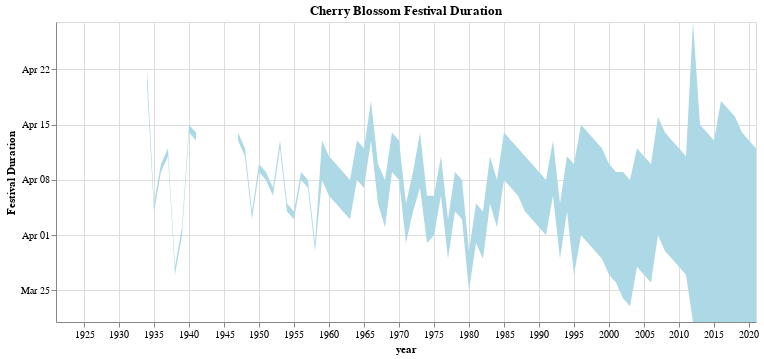

Notebook code cell kept with this figure:
### Code cell
(alt.Chart(df)
 .mark_area(color="lightblue")
 .encode(
     x="year:T",
     y=alt.Y("monthdate(festival_start_date):T", title="Festival Duration"),
     y2="monthdate(festival_end_date):T"
 ).properties(title="Cherry Blossom Festival Duration", width=700)
)

### Figure 1 — Vega-Lite specification as saved in the notebook (floating-point values rounded to 4 significant figures)
{"usermeta": {"embedOptions": {"theme": "quartz"}}, "config": {"view": {"continuousWidth": 400, "continuousHeight": 300}}, "data": {"name": "data-c7364feae540cafd67dadcd6ebe11504"}, "mark": {"type": "area", "color": "lightblue"}, "encoding": {"x": {"type": "temporal", "field": "year"}, "y": {"type": "temporal", "field": "festival_start_date", "timeUnit": "monthdate", "title": "Festival Duration"}, "y2": {"field": "festival_end_date", "timeUnit": "monthdate"}}, "title": "Cherry Blossom Festival Duration", "width": 700, "$schema": "https://vega.github.io/schema/vega-lite/v4.8.1.json", "datasets": {"data-c7364feae540cafd67dadcd6ebe11504": [{"year": "1921", "peak_bloom": 79, "festival_start": null, "festival_duration": null, "peak_bloom_date": "1921-03-21T00:00:00", "festival_start_date": "", "festival_end_date": ""}, {"year": "1922", "peak_bloom": 97, "festival_start": null, "festival_duration": null, "peak_bloom_date": "1922-04-08T00:00:00", "festival_start_date": "", "festival_end_date": ""}, {"year": "1923", "peak_bloom": 99, "festival_start": null, "festival_duration": null, "peak_bloom_date": "1923-04-10T00:00:00", "festival_start_date": "", "festival_end_date": ""}, {"year": "1924", "peak_bloom": 104, "festival_start": null, "festival_duration": null, "peak_bloom_date": "1924-04-14T00:00:00", "festival_start_date": "", "festival_end_date": ""}, {"year": "1925", "peak_bloom": 86, "festival_start": null, "festival_duration": null, "peak_bloom_date": "1925-03-28T00:00:00", "festival_start_date": "", "festival_end_date": ""}, {"year": "1926", "peak_bloom": 101, "festival_start": null, "festival_duration": null, "peak_bloom_date": "1926-04-12T00:00:00", "festival_start_date": "", "festival_end_date": ""}, {"year": "1927", "peak_bloom": 79, "festival_start": null, "festival_duration": null, "peak_bloom_date": "1927-03-21T00:00:00", "festival_start_date": "", "festival_end_date": ""}, {"year": "1928", "peak_bloom": 99, "festival_start": null, "festival_duration": null, "peak_bloom_date": "1928-04-09T00:00:00", "festival_start_date": "", "festival_end_date": ""}, {"year": "1929", "peak_bloom": 90, "festival_start": null, "festival_duration": null, "peak_bloom_date": "1929-04-01T00:00:00", "festival_start_date": "", "festival_end_date": ""}, {"year": "1930", "peak_bloom": 91, "festival_start": null, "festival_duration": null, "peak_bloom_date": "1930-04-02T00:00:00", "festival_start_date": "", "festival_end_date": ""}, {"year": "1931", "peak_bloom": 101, "festival_start": null, "festival_duration": null, "peak_bloom_date": "1931-04-12T00:00:00", "festival_start_date": "", "festival_end_date": ""}, {"year": "1932", "peak_bloom": 106, "festival_start": null, "festival_duration": null, "peak_bloom_date": "1932-04-16T00:00:00", "festival_start_date": "", "festival_end_date": ""}, {"year": "1933", "peak_bloom": 99, "festival_start": null, "festival_duration": null, "peak_bloom_date": "1933-04-10T00:00:00", "festival_start_date": "", "festival_end_date": ""}, {"year": "1934", "peak_bloom": 105, "festival_start": 109.0, "festival_duration": 2, "peak_bloom_date": "1934-04-16T00:00:00", "festival_start_date": "1934-04-20T00:00:00", "festival_end_date": "1934-04-22T00:00:00"}, {"year": "1935", "peak_bloom": 91, "festival_start": 93.0, "festival_duration": 1, "peak_bloom_date": "1935-04-02T00:00:00", "festival_start_date": "1935-04-04T00:00:00", "festival_end_date": "1935-04-05T00:00:00"}, {"year": "1936", "peak_bloom": 98, "festival_start": 99.0, "festival_duration": 1, "peak_bloom_date": "1936-04-08T00:00:00", "festival_start_date": "1936-04-09T00:00:00", "festival_end_date": "1936-04-10T00:00:00"}, {"year": "1937", "peak_bloom": 104, "festival_start": 100.0, "festival_duration": 1, "peak_bloom_date": "1937-04-15T00:00:00", "festival_start_date": "1937-04-11T00:00:00", "festival_end_date": "1937-04-12T00:00:00"}, {"year": "1938", "peak_bloom": 84, "festival_start": 85.0, "festival_duration": 1, "peak_bloom_date": "1938-03-26T00:00:00", "festival_start_date": "1938-03-27T00:00:00", "festival_end_date": "1938-03-28T00:00:00"}, {"year": "1939", "peak_bloom": 89, "festival_start": 90.0, "festival_duration": 1, "peak_bloom_date": "1939-03-31T00:00:00", "festival_start_date": "1939-04-01T00:00:00", "festival_end_date": "1939-04-02T00:00:00"}, {"year": "1940", "peak_bloom": 104, "festival_start": 104.0, "festival_duration": 1, "peak_bloom_date": "1940-04-14T00:00:00", "festival_start_date": "1940-04-14T00:00:00", "festival_end_date": "1940-04-15T00:00:00"}, {"year": "1941", "peak_bloom": 102, "festival_start": 102.0, "festival_duration": 1, "peak_bloom_date": "1941-04-13T00:00:00", "festival_start_date": "1941-04-13T00:00:00", "festival_end_date": "1941-04-14T00:00:00"}, {"year": "1942", "peak_bloom": 95, "festival_start": null, "festival_duration": null, "peak_bloom_date": "1942-04-06T00:00:00", "festival_start_date": "", "festival_end_date": ""}, {"year": "1943", "peak_bloom": 94, "festival_start": null, "festival_duration": null, "peak_bloom_date": "1943-04-05T00:00:00", "festival_start_date": "", "festival_end_date": ""}, {"year": "1944", "peak_bloom": 100, "festival_start": null, "festival_duration": null, "peak_bloom_date": "1944-04-10T00:00:00", "festival_start_date": "", "festival_end_date": ""}, {"year": "1945", "peak_bloom": 79, "festival_start": null, "festival_duration": null, "peak_bloom_date": "1945-03-21T00:00:00", "festival_start_date": "", "festival_end_date": ""}, {"year": "1946", "peak_bloom": 82, "festival_start": null, "festival_duration": null, "peak_bloom_date": "1946-03-24T00:00:00", "festival_start_date": "", "festival_end_date": ""}, {"year": "1947", "peak_bloom": 102, "festival_start": 102.0, "festival_duration": 1, "peak_bloom_date": "1947-04-13T00:00:00", "festival_start_date": "1947-04-13T00:00:00", "festival_end_date": "1947-04-14T00:00:00"}, {"year": "1948", "peak_bloom": 88, "festival_start": 101.0, "festival_duration": 1, "peak_bloom_date": "1948-03-29T00:00:00", "festival_start_date": "1948-04-11T00:00:00", "festival_end_date": "1948-04-12T00:00:00"}, {"year": "1949", "peak_bloom": 88, "festival_start": 92.0, "festival_duration": 1, "peak_bloom_date": "1949-03-30T00:00:00", "festival_start_date": "1949-04-03T00:00:00", "festival_end_date": "1949-04-04T00:00:00"}, {"year": "1950", "peak_bloom": 99, "festival_start": 98.0, "festival_duration": 1, "peak_bloom_date": "1950-04-10T00:00:00", "festival_start_date": "1950-04-09T00:00:00", "festival_end_date": "1950-04-10T00:00:00"}, {"year": "1951", "peak_bloom": 96, "festival_start": 97.0, "festival_duration": 1, "peak_bloom_date": "1951-04-07T00:00:00", "festival_start_date": "1951-04-08T00:00:00", "festival_end_date": "1951-04-09T00:00:00"}, {"year": "1952", "peak_bloom": 100, "festival_start": 96.0, "festival_duration": 1, "peak_bloom_date": "1952-04-10T00:00:00", "festival_start_date": "1952-04-06T00:00:00", "festival_end_date": "1952-04-07T00:00:00"}, {"year": "1953", "peak_bloom": 86, "festival_start": 101.0, "festival_duration": 1, "peak_bloom_date": "1953-03-28T00:00:00", "festival_start_date": "1953-04-12T00:00:00", "festival_end_date": "1953-04-13T00:00:00"}, {"year": "1954", "peak_bloom": 96, "festival_start": 93.0, "festival_duration": 1, "peak_bloom_date": "1954-04-07T00:00:00", "festival_start_date": "1954-04-04T00:00:00", "festival_end_date": "1954-04-05T00:00:00"}, {"year": "1955", "peak_bloom": 92, "festival_start": 92.0, "festival_duration": 1, "peak_bloom_date": "1955-04-03T00:00:00", "festival_start_date": "1955-04-03T00:00:00", "festival_end_date": "1955-04-04T00:00:00"}, {"year": "1956", "peak_bloom": 97, "festival_start": 98.0, "festival_duration": 1, "peak_bloom_date": "1956-04-07T00:00:00", "festival_start_date": "1956-04-08T00:00:00", "festival_end_date": "1956-04-09T00:00:00"}, {"year": "1957", "peak_bloom": 98, "festival_start": 96.0, "festival_duration": 1, "peak_bloom_date": "1957-04-09T00:00:00", "festival_start_date": "1957-04-07T00:00:00", "festival_end_date": "1957-04-08T00:00:00"}, {"year": "1958", "peak_bloom": 108, "festival_start": 88.0, "festival_duration": 1, "peak_bloom_date": "1958-04-19T00:00:00", "festival_start_date": "1958-03-30T00:00:00", "festival_end_date": "1958-03-31T00:00:00"}, {"year": "1959", "peak_bloom": 96, "festival_start": 97.0, "festival_duration": 5, "peak_bloom_date": "1959-04-07T00:00:00", "festival_start_date": "1959-04-08T00:00:00", "festival_end_date": "1959-04-13T00:00:00"}, {"year": "1960", "peak_bloom": 105, "festival_start": 96.0, "festival_duration": 5, "peak_bloom_date": "1960-04-15T00:00:00", "festival_start_date": "1960-04-06T00:00:00", "festival_end_date": "1960-04-11T00:00:00"}, {"year": "1961", "peak_bloom": 92, "festival_start": 94.0, "festival_duration": 5, "peak_bloom_date": "1961-04-03T00:00:00", "festival_start_date": "1961-04-05T00:00:00", "festival_end_date": "1961-04-10T00:00:00"}, {"year": "1962", "peak_bloom": 97, "festival_start": 93.0, "festival_duration": 5, "peak_bloom_date": "1962-04-08T00:00:00", "festival_start_date": "1962-04-04T00:00:00", "festival_end_date": "1962-04-09T00:00:00"}, {"year": "1963", "peak_bloom": 93, "festival_start": 92.0, "festival_duration": 5, "peak_bloom_date": "1963-04-04T00:00:00", "festival_start_date": "1963-04-03T00:00:00", "festival_end_date": "1963-04-08T00:00:00"}, {"year": "1964", "peak_bloom": 102, "festival_start": 98.0, "festival_duration": 5, "peak_bloom_date": "1964-04-12T00:00:00", "festival_start_date": "1964-04-08T00:00:00", "festival_end_date": "1964-04-13T00:00:00"}, {"year": "1965", "peak_bloom": 105, "festival_start": 96.0, "festival_duration": 5, "peak_bloom_date": "1965-04-16T00:00:00", "festival_start_date": "1965-04-07T00:00:00", "festival_end_date": "1965-04-12T00:00:00"}, {"year": "1966", "peak_bloom": 95, "festival_start": 102.0, "festival_duration": 5, "peak_bloom_date": "1966-04-06T00:00:00", "festival_start_date": "1966-04-13T00:00:00", "festival_end_date": "1966-04-18T00:00:00"}, {"year": "1967", "peak_bloom": 96, "festival_start": 94.0, "festival_duration": 5, "peak_bloom_date": "1967-04-07T00:00:00", "festival_start_date": "1967-04-05T00:00:00", "festival_end_date": "1967-04-10T00:00:00"}, {"year": "1968", "peak_bloom": 90, "festival_start": 92.0, "festival_duration": 6, "peak_bloom_date": "1968-03-31T00:00:00", "festival_start_date": "1968-04-02T00:00:00", "festival_end_date": "1968-04-08T00:00:00"}, {"year": "1969", "peak_bloom": 99, "festival_start": 98.0, "festival_duration": 5, "peak_bloom_date": "1969-04-10T00:00:00", "festival_start_date": "1969-04-09T00:00:00", "festival_end_date": "1969-04-14T00:00:00"}, {"year": "1970", "peak_bloom": 106, "festival_start": 97.0, "festival_duration": 5, "peak_bloom_date": "1970-04-17T00:00:00", "festival_start_date": "1970-04-08T00:00:00", "festival_end_date": "1970-04-13T00:00:00"}, {"year": "1971", "peak_bloom": 98, "festival_start": 89.0, "festival_duration": 5, "peak_bloom_date": "1971-04-09T00:00:00", "festival_start_date": "1971-03-31T00:00:00", "festival_end_date": "1971-04-05T00:00:00"}, {"year": "1972", "peak_bloom": 102, "festival_start": 94.0, "festival_duration": 5, "peak_bloom_date": "1972-04-12T00:00:00", "festival_start_date": "1972-04-04T00:00:00", "festival_end_date": "1972-04-09T00:00:00"}, {"year": "1973", "peak_bloom": 101, "festival_start": 96.0, "festival_duration": 7, "peak_bloom_date": "1973-04-12T00:00:00", "festival_start_date": "1973-04-07T00:00:00", "festival_end_date": "1973-04-14T00:00:00"}, {"year": "1974", "peak_bloom": 93, "festival_start": 89.0, "festival_duration": 6, "peak_bloom_date": "1974-04-04T00:00:00", "festival_start_date": "1974-03-31T00:00:00", "festival_end_date": "1974-04-06T00:00:00"}, {"year": "1975", "peak_bloom": 93, "festival_start": 90.0, "festival_duration": 5, "peak_bloom_date": "1975-04-04T00:00:00", "festival_start_date": "1975-04-01T00:00:00", "festival_end_date": "1975-04-06T00:00:00"}, {"year": "1976", "peak_bloom": 83, "festival_start": 96.0, "festival_duration": 5, "peak_bloom_date": "1976-03-24T00:00:00", "festival_start_date": "1976-04-06T00:00:00", "festival_end_date": "1976-04-11T00:00:00"}, {"year": "1977", "peak_bloom": 85, "festival_start": 87.0, "festival_duration": 5, "peak_bloom_date": "1977-03-27T00:00:00", "festival_start_date": "1977-03-29T00:00:00", "festival_end_date": "1977-04-03T00:00:00"}, {"year": "1978", "peak_bloom": 102, "festival_start": 93.0, "festival_duration": 5, "peak_bloom_date": "1978-04-13T00:00:00", "festival_start_date": "1978-04-04T00:00:00", "festival_end_date": "1978-04-09T00:00:00"}, {"year": "1979", "peak_bloom": 92, "festival_start": 92.0, "festival_duration": 5, "peak_bloom_date": "1979-04-03T00:00:00", "festival_start_date": "1979-04-03T00:00:00", "festival_end_date": "1979-04-08T00:00:00"}, {"year": "1980", "peak_bloom": 97, "festival_start": 84.0, "festival_duration": 5, "peak_bloom_date": "1980-04-07T00:00:00", "festival_start_date": "1980-03-25T00:00:00", "festival_end_date": "1980-03-30T00:00:00"}, {"year": "1981", "peak_bloom": 93, "festival_start": 89.0, "festival_duration": 5, "peak_bloom_date": "1981-04-04T00:00:00", "festival_start_date": "1981-03-31T00:00:00", "festival_end_date": "1981-04-05T00:00:00"}, {"year": "1982", "peak_bloom": 97, "festival_start": 87.0, "festival_duration": 6, "peak_bloom_date": "1982-04-08T00:00:00", "festival_start_date": "1982-03-29T00:00:00", "festival_end_date": "1982-04-04T00:00:00"}, {"year": "1983", "peak_bloom": 97, "festival_start": 94.0, "festival_duration": 6, "peak_bloom_date": "1983-04-08T00:00:00", "festival_start_date": "1983-04-05T00:00:00", "festival_end_date": "1983-04-11T00:00:00"}, {"year": "1984", "peak_bloom": 94, "festival_start": 92.0, "festival_duration": 6, "peak_bloom_date": "1984-04-04T00:00:00", "festival_start_date": "1984-04-02T00:00:00", "festival_end_date": "1984-04-08T00:00:00"}, {"year": "1985", "peak_bloom": 97, "festival_start": 97.0, "festival_duration": 6, "peak_bloom_date": "1985-04-08T00:00:00", "festival_start_date": "1985-04-08T00:00:00", "festival_end_date": "1985-04-14T00:00:00"}, {"year": "1986", "peak_bloom": 92, "festival_start": 96.0, "festival_duration": 6, "peak_bloom_date": "1986-04-03T00:00:00", "festival_start_date": "1986-04-07T00:00:00", "festival_end_date": "1986-04-13T00:00:00"}, {"year": "1987", "peak_bloom": 87, "festival_start": 95.0, "festival_duration": 6, "peak_bloom_date": "1987-03-29T00:00:00", "festival_start_date": "1987-04-06T00:00:00", "festival_end_date": "1987-04-12T00:00:00"}, {"year": "1988", "peak_bloom": 91, "festival_start": 94.0, "festival_duration": 7, "peak_bloom_date": "1988-04-01T00:00:00", "festival_start_date": "1988-04-04T00:00:00", "festival_end_date": "1988-04-11T00:00:00"}, {"year": "1989", "peak_bloom": 88, "festival_start": 92.0, "festival_duration": 7, "peak_bloom_date": "1989-03-30T00:00:00", "festival_start_date": "1989-04-03T00:00:00", "festival_end_date": "1989-04-10T00:00:00"}, {"year": "1990", "peak_bloom": 74, "festival_start": 91.0, "festival_duration": 7, "peak_bloom_date": "1990-03-16T00:00:00", "festival_start_date": "1990-04-02T00:00:00", "festival_end_date": "1990-04-09T00:00:00"}, {"year": "1991", "peak_bloom": 88, "festival_start": 90.0, "festival_duration": 7, "peak_bloom_date": "1991-03-30T00:00:00", "festival_start_date": "1991-04-01T00:00:00", "festival_end_date": "1991-04-08T00:00:00"}, {"year": "1992", "peak_bloom": 98, "festival_start": 96.0, "festival_duration": 7, "peak_bloom_date": "1992-04-08T00:00:00", "festival_start_date": "1992-04-06T00:00:00", "festival_end_date": "1992-04-13T00:00:00"}, {"year": "1993", "peak_bloom": 101, "festival_start": 87.0, "festival_duration": 7, "peak_bloom_date": "1993-04-12T00:00:00", "festival_start_date": "1993-03-29T00:00:00", "festival_end_date": "1993-04-05T00:00:00"}, {"year": "1994", "peak_bloom": 95, "festival_start": 93.0, "festival_duration": 7, "peak_bloom_date": "1994-04-06T00:00:00", "festival_start_date": "1994-04-04T00:00:00", "festival_end_date": "1994-04-11T00:00:00"}, {"year": "1995", "peak_bloom": 92, "festival_start": 85.0, "festival_duration": 14, "peak_bloom_date": "1995-04-03T00:00:00", "festival_start_date": "1995-03-27T00:00:00", "festival_end_date": "1995-04-10T00:00:00"}, {"year": "1996", "peak_bloom": 95, "festival_start": 91.0, "festival_duration": 14, "peak_bloom_date": "1996-04-05T00:00:00", "festival_start_date": "1996-04-01T00:00:00", "festival_end_date": "1996-04-15T00:00:00"}, {"year": "1997", "peak_bloom": 85, "festival_start": 89.0, "festival_duration": 14, "peak_bloom_date": "1997-03-27T00:00:00", "festival_start_date": "1997-03-31T00:00:00", "festival_end_date": "1997-04-14T00:00:00"}, {"year": "1998", "peak_bloom": 86, "festival_start": 88.0, "festival_duration": 14, "peak_bloom_date": "1998-03-28T00:00:00", "festival_start_date": "1998-03-30T00:00:00", "festival_end_date": "1998-04-13T00:00:00"}, {"year": "1999", "peak_bloom": 95, "festival_start": 87.0, "festival_duration": 14, "peak_bloom_date": "1999-04-06T00:00:00", "festival_start_date": "1999-03-29T00:00:00", "festival_end_date": "1999-04-12T00:00:00"}, {"year": "2000", "peak_bloom": 77, "festival_start": 86.0, "festival_duration": 14, "peak_bloom_date": "2000-03-18T00:00:00", "festival_start_date": "2000-03-27T00:00:00", "festival_end_date": "2000-04-10T00:00:00"}, {"year": "2001", "peak_bloom": 96, "festival_start": 84.0, "festival_duration": 14, "peak_bloom_date": "2001-04-07T00:00:00", "festival_start_date": "2001-03-26T00:00:00", "festival_end_date": "2001-04-09T00:00:00"}, {"year": "2002", "peak_bloom": 92, "festival_start": 82.0, "festival_duration": 16, "peak_bloom_date": "2002-04-03T00:00:00", "festival_start_date": "2002-03-24T00:00:00", "festival_end_date": "2002-04-09T00:00:00"}, {"year": "2003", "peak_bloom": 92, "festival_start": 81.0, "festival_duration": 16, "peak_bloom_date": "2003-04-03T00:00:00", "festival_start_date": "2003-03-23T00:00:00", "festival_end_date": "2003-04-08T00:00:00"}, {"year": "2004", "peak_bloom": 91, "festival_start": 87.0, "festival_duration": 15, "peak_bloom_date": "2004-04-01T00:00:00", "festival_start_date": "2004-03-28T00:00:00", "festival_end_date": "2004-04-12T00:00:00"}, {"year": "2005", "peak_bloom": 99, "festival_start": 85.0, "festival_duration": 15, "peak_bloom_date": "2005-04-10T00:00:00", "festival_start_date": "2005-03-27T00:00:00", "festival_end_date": "2005-04-11T00:00:00"}, {"year": "2006", "peak_bloom": 89, "festival_start": 84.0, "festival_duration": 15, "peak_bloom_date": "2006-03-31T00:00:00", "festival_start_date": "2006-03-26T00:00:00", "festival_end_date": "2006-04-10T00:00:00"}, {"year": "2007", "peak_bloom": 91, "festival_start": 90.0, "festival_duration": 15, "peak_bloom_date": "2007-04-02T00:00:00", "festival_start_date": "2007-04-01T00:00:00", "festival_end_date": "2007-04-16T00:00:00"}, {"year": "2008", "peak_bloom": 86, "festival_start": 89.0, "festival_duration": 15, "peak_bloom_date": "2008-03-27T00:00:00", "festival_start_date": "2008-03-30T00:00:00", "festival_end_date": "2008-04-14T00:00:00"}, {"year": "2009", "peak_bloom": 91, "festival_start": 87.0, "festival_duration": 15, "peak_bloom_date": "2009-04-02T00:00:00", "festival_start_date": "2009-03-29T00:00:00", "festival_end_date": "2009-04-13T00:00:00"}, {"year": "2010", "peak_bloom": 90, "festival_start": 86.0, "festival_duration": 15, "peak_bloom_date": "2010-04-01T00:00:00", "festival_start_date": "2010-03-28T00:00:00", "festival_end_date": "2010-04-12T00:00:00"}, {"year": "2011", "peak_bloom": 88, "festival_start": 85.0, "festival_duration": 15, "peak_bloom_date": "2011-03-30T00:00:00", "festival_start_date": "2011-03-27T00:00:00", "festival_end_date": "2011-04-11T00:00:00"}, {"year": "2012", "peak_bloom": 80, "festival_start": 80.0, "festival_duration": 38, "peak_bloom_date": "2012-03-21T00:00:00", "festival_start_date": "2012-03-21T00:00:00", "festival_end_date": "2012-04-28T00:00:00"}, {"year": "2013", "peak_bloom": 99, "festival_start": 79.0, "festival_duration": 25, "peak_bloom_date": "2013-04-10T00:00:00", "festival_start_date": "2013-03-21T00:00:00", "festival_end_date": "2013-04-15T00:00:00"}, {"year": "2014", "peak_bloom": 100, "festival_start": 79.0, "festival_duration": 24, "peak_bloom_date": "2014-04-11T00:00:00", "festival_start_date": "2014-03-21T00:00:00", "festival_end_date": "2014-04-14T00:00:00"}, {"year": "2015", "peak_bloom": 100, "festival_start": 79.0, "festival_duration": 23, "peak_bloom_date": "2015-04-11T00:00:00", "festival_start_date": "2015-03-21T00:00:00", "festival_end_date": "2015-04-13T00:00:00"}, {"year": "2016", "peak_bloom": 85, "festival_start": 80.0, "festival_duration": 28, "peak_bloom_date": "2016-03-26T00:00:00", "festival_start_date": "2016-03-21T00:00:00", "festival_end_date": "2016-04-18T00:00:00"}, {"year": "2017", "peak_bloom": 84, "festival_start": 79.0, "festival_duration": 27, "peak_bloom_date": "2017-03-26T00:00:00", "festival_start_date": "2017-03-21T00:00:00", "festival_end_date": "2017-04-17T00:00:00"}, {"year": "2018", "peak_bloom": 95, "festival_start": 79.0, "festival_duration": 26, "peak_bloom_date": "2018-04-06T00:00:00", "festival_start_date": "2018-03-21T00:00:00", "festival_end_date": "2018-04-16T00:00:00"}, {"year": "2019", "peak_bloom": 91, "festival_start": 79.0, "festival_duration": 24, "peak_bloom_date": "2019-04-02T00:00:00", "festival_start_date": "2019-03-21T00:00:00", "festival_end_date": "2019-04-14T00:00:00"}, {"year": "2020", "peak_bloom": 80, "festival_start": 80.0, "festival_duration": 23, "peak_bloom_date": "2020-03-21T00:00:00", "festival_start_date": "2020-03-21T00:00:00", "festival_end_date": "2020-04-13T00:00:00"}, {"year": "2021", "peak_bloom": 87, "festival_start": 79.0, "festival_duration": 22, "peak_bloom_date": "2021-03-29T00:00:00", "festival_start_date": "2021-03-21T00:00:00", "festival_end_date": "2021-04-12T00:00:00"}]}}
